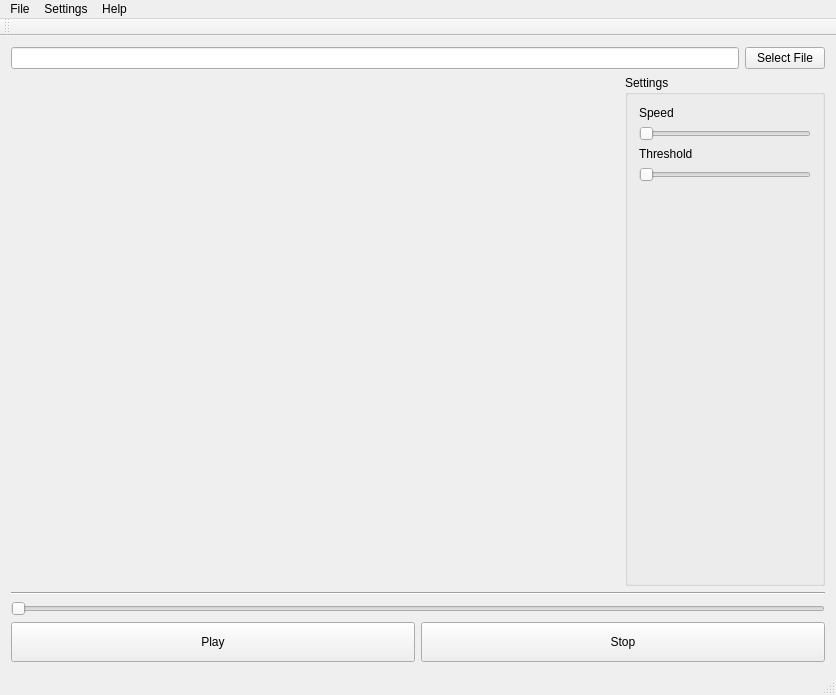
<?xml version="1.0" encoding="UTF-8"?>
<ui version="4.0">
 <class>MainWindow</class>
 <widget class="QMainWindow" name="MainWindow">
  <property name="geometry">
   <rect>
    <x>0</x>
    <y>0</y>
    <width>836</width>
    <height>695</height>
   </rect>
  </property>
  <property name="windowTitle">
   <string>MainWindow</string>
  </property>
  <widget class="QWidget" name="centralWidget">
   <layout class="QHBoxLayout" name="horizontalLayout_4">
    <item>
     <layout class="QVBoxLayout" name="verticalLayout_2">
      <item>
       <layout class="QHBoxLayout" name="fileLayout">
        <item>
         <widget class="QLineEdit" name="fileLine">
          <property name="readOnly">
           <bool>true</bool>
          </property>
         </widget>
        </item>
        <item>
         <widget class="QPushButton" name="pushButton">
          <property name="text">
           <string>Select File</string>
          </property>
          <property name="shortcut">
           <string>O</string>
          </property>
         </widget>
        </item>
       </layout>
      </item>
      <item>
       <layout class="QHBoxLayout" name="videoLayout" stretch="2,1">
        <item>
         <widget class="QLabel" name="label">
          <property name="text">
           <string/>
          </property>
         </widget>
        </item>
        <item>
         <widget class="QGroupBox" name="settingsBox">
          <property name="maximumSize">
           <size>
            <width>200</width>
            <height>16777215</height>
           </size>
          </property>
          <property name="title">
           <string>Settings</string>
          </property>
          <layout class="QVBoxLayout" name="verticalLayout">
           <item>
            <widget class="QLabel" name="label_2">
             <property name="maximumSize">
              <size>
               <width>16777215</width>
               <height>20</height>
              </size>
             </property>
             <property name="toolTip">
              <string comment="Selects speed of motion to detect"/>
             </property>
             <property name="text">
              <string>Speed</string>
             </property>
            </widget>
           </item>
           <item>
            <widget class="QSlider" name="speedSlider">
             <property name="toolTip">
              <string comment="Selects speed of motion to detect" extracomment="Selects speed of motion to detect"/>
             </property>
             <property name="maximum">
              <number>100</number>
             </property>
             <property name="orientation">
              <enum>Qt::Horizontal</enum>
             </property>
            </widget>
           </item>
           <item>
            <widget class="QLabel" name="label_3">
             <property name="maximumSize">
              <size>
               <width>16777215</width>
               <height>20</height>
              </size>
             </property>
             <property name="text">
              <string>Threshold</string>
             </property>
            </widget>
           </item>
           <item>
            <widget class="QSlider" name="threshSlider">
             <property name="toolTip">
              <string comment="Selects speed of motion to detect" extracomment="Selects speed of motion to detect"/>
             </property>
             <property name="statusTip">
              <string comment="Selects speed of motion to detect" extracomment="Selects speed of motion to detect"/>
             </property>
             <property name="whatsThis">
              <string comment="Selects speed of motion to detect" extracomment="Selects speed of motion to detect"/>
             </property>
             <property name="maximum">
              <number>100</number>
             </property>
             <property name="orientation">
              <enum>Qt::Horizontal</enum>
             </property>
            </widget>
           </item>
           <item>
            <spacer name="verticalSpacer">
             <property name="orientation">
              <enum>Qt::Vertical</enum>
             </property>
             <property name="sizeHint" stdset="0">
              <size>
               <width>20</width>
               <height>40</height>
              </size>
             </property>
            </spacer>
           </item>
          </layout>
         </widget>
        </item>
       </layout>
      </item>
      <item>
       <widget class="Line" name="line">
        <property name="orientation">
         <enum>Qt::Horizontal</enum>
        </property>
       </widget>
      </item>
      <item>
       <widget class="QSlider" name="videoSlider">
        <property name="minimum">
         <number>1</number>
        </property>
        <property name="maximum">
         <number>1000</number>
        </property>
        <property name="orientation">
         <enum>Qt::Horizontal</enum>
        </property>
       </widget>
      </item>
      <item>
       <layout class="QHBoxLayout" name="buttonsLayout">
        <item>
         <widget class="QPushButton" name="playButton">
          <property name="minimumSize">
           <size>
            <width>0</width>
            <height>40</height>
           </size>
          </property>
          <property name="text">
           <string>Play</string>
          </property>
          <property name="shortcut">
           <string>P</string>
          </property>
         </widget>
        </item>
        <item>
         <widget class="QPushButton" name="stopButton">
          <property name="minimumSize">
           <size>
            <width>0</width>
            <height>40</height>
           </size>
          </property>
          <property name="text">
           <string>Stop</string>
          </property>
          <property name="shortcut">
           <string>S</string>
          </property>
         </widget>
        </item>
       </layout>
      </item>
     </layout>
    </item>
   </layout>
  </widget>
  <widget class="QMenuBar" name="menuBar">
   <property name="geometry">
    <rect>
     <x>0</x>
     <y>0</y>
     <width>836</width>
     <height>20</height>
    </rect>
   </property>
   <widget class="QMenu" name="menuSettings">
    <property name="title">
     <string>Settings</string>
    </property>
    <addaction name="separator"/>
    <addaction name="separator"/>
    <addaction name="actionPreferences"/>
   </widget>
   <widget class="QMenu" name="menuFile">
    <property name="title">
     <string>File</string>
    </property>
    <addaction name="actionExit"/>
    <addaction name="actionOpen"/>
   </widget>
   <widget class="QMenu" name="menuHelp">
    <property name="title">
     <string>Help</string>
    </property>
    <addaction name="actionHelp"/>
   </widget>
   <addaction name="menuFile"/>
   <addaction name="menuSettings"/>
   <addaction name="menuHelp"/>
  </widget>
  <widget class="QToolBar" name="mainToolBar">
   <attribute name="toolBarArea">
    <enum>TopToolBarArea</enum>
   </attribute>
   <attribute name="toolBarBreak">
    <bool>false</bool>
   </attribute>
  </widget>
  <widget class="QStatusBar" name="statusBar"/>
  <action name="actionPreferences">
   <property name="text">
    <string>Preferences</string>
   </property>
   <property name="shortcut">
    <string>Ctrl+P</string>
   </property>
   <property name="shortcutContext">
    <enum>Qt::ApplicationShortcut</enum>
   </property>
  </action>
  <action name="actionExit">
   <property name="text">
    <string>Exit</string>
   </property>
   <property name="shortcut">
    <string>Ctrl+Q</string>
   </property>
   <property name="shortcutContext">
    <enum>Qt::ApplicationShortcut</enum>
   </property>
  </action>
  <action name="actionOpen">
   <property name="text">
    <string>Open</string>
   </property>
   <property name="shortcut">
    <string>Ctrl+O</string>
   </property>
  </action>
  <action name="actionHelp">
   <property name="text">
    <string>Help</string>
   </property>
   <property name="shortcut">
    <string>F1</string>
   </property>
  </action>
 </widget>
 <layoutdefault spacing="6" margin="11"/>
 <resources/>
 <connections/>
</ui>
